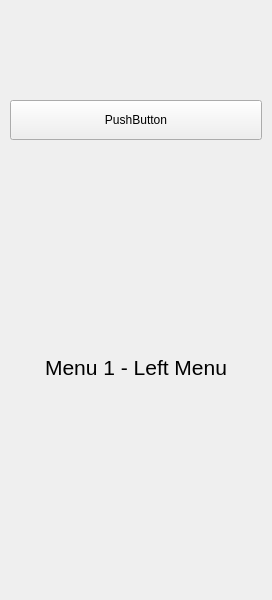
<?xml version="1.0" encoding="UTF-8"?>
<ui version="4.0">
 <class>LeftColumn</class>
 <widget class="QWidget" name="LeftColumn">
  <property name="geometry">
   <rect>
    <x>0</x>
    <y>0</y>
    <width>272</width>
    <height>600</height>
   </rect>
  </property>
  <property name="windowTitle">
   <string>Form</string>
  </property>
  <layout class="QVBoxLayout" name="main_pages_layout">
   <property name="spacing">
    <number>0</number>
   </property>
   <property name="leftMargin">
    <number>5</number>
   </property>
   <property name="topMargin">
    <number>5</number>
   </property>
   <property name="rightMargin">
    <number>5</number>
   </property>
   <property name="bottomMargin">
    <number>5</number>
   </property>
   <item>
    <widget class="QStackedWidget" name="menus">
     <property name="currentIndex">
      <number>0</number>
     </property>
     <widget class="QWidget" name="menu_1">
      <layout class="QVBoxLayout" name="verticalLayout">
       <property name="spacing">
        <number>5</number>
       </property>
       <property name="leftMargin">
        <number>5</number>
       </property>
       <property name="topMargin">
        <number>5</number>
       </property>
       <property name="rightMargin">
        <number>5</number>
       </property>
       <property name="bottomMargin">
        <number>5</number>
       </property>
       <item>
        <widget class="QFrame" name="frame">
         <property name="maximumSize">
          <size>
           <width>16777215</width>
           <height>40</height>
          </size>
         </property>
         <property name="frameShape">
          <enum>QFrame::NoFrame</enum>
         </property>
         <property name="frameShadow">
          <enum>QFrame::Raised</enum>
         </property>
         <layout class="QVBoxLayout" name="btn_1_layout">
          <property name="spacing">
           <number>0</number>
          </property>
          <property name="leftMargin">
           <number>0</number>
          </property>
          <property name="topMargin">
           <number>0</number>
          </property>
          <property name="rightMargin">
           <number>0</number>
          </property>
          <property name="bottomMargin">
           <number>0</number>
          </property>
         </layout>
        </widget>
       </item>
       <item>
        <widget class="QFrame" name="frame_2">
         <property name="maximumSize">
          <size>
           <width>16777215</width>
           <height>40</height>
          </size>
         </property>
         <property name="frameShape">
          <enum>QFrame::NoFrame</enum>
         </property>
         <property name="frameShadow">
          <enum>QFrame::Raised</enum>
         </property>
         <layout class="QVBoxLayout" name="btn_2_layout">
          <property name="spacing">
           <number>0</number>
          </property>
          <property name="leftMargin">
           <number>0</number>
          </property>
          <property name="topMargin">
           <number>0</number>
          </property>
          <property name="rightMargin">
           <number>0</number>
          </property>
          <property name="bottomMargin">
           <number>0</number>
          </property>
         </layout>
        </widget>
       </item>
       <item>
        <widget class="QPushButton" name="pushButton">
         <property name="maximumSize">
          <size>
           <width>16777215</width>
           <height>40</height>
          </size>
         </property>
         <property name="text">
          <string>PushButton</string>
         </property>
        </widget>
       </item>
       <item>
        <widget class="QLabel" name="label_1">
         <property name="font">
          <font>
           <pointsize>16</pointsize>
          </font>
         </property>
         <property name="styleSheet">
          <string notr="true">font-size: 16pt</string>
         </property>
         <property name="text">
          <string>Menu 1 - Left Menu</string>
         </property>
         <property name="alignment">
          <set>Qt::AlignCenter</set>
         </property>
        </widget>
       </item>
      </layout>
     </widget>
     <widget class="QWidget" name="menu_2">
      <layout class="QVBoxLayout" name="verticalLayout_2">
       <property name="spacing">
        <number>5</number>
       </property>
       <property name="leftMargin">
        <number>5</number>
       </property>
       <property name="topMargin">
        <number>5</number>
       </property>
       <property name="rightMargin">
        <number>5</number>
       </property>
       <property name="bottomMargin">
        <number>5</number>
       </property>
       <item>
        <widget class="QWidget" name="btn_4_widget" native="true">
         <property name="minimumSize">
          <size>
           <width>0</width>
           <height>40</height>
          </size>
         </property>
         <property name="maximumSize">
          <size>
           <width>16777215</width>
           <height>40</height>
          </size>
         </property>
         <layout class="QVBoxLayout" name="btn_4_layout">
          <property name="spacing">
           <number>0</number>
          </property>
          <property name="leftMargin">
           <number>0</number>
          </property>
          <property name="topMargin">
           <number>0</number>
          </property>
          <property name="rightMargin">
           <number>0</number>
          </property>
          <property name="bottomMargin">
           <number>0</number>
          </property>
         </layout>
        </widget>
       </item>
       <item>
        <widget class="QLabel" name="label_2">
         <property name="font">
          <font>
           <pointsize>16</pointsize>
          </font>
         </property>
         <property name="styleSheet">
          <string notr="true">font-size: 16pt</string>
         </property>
         <property name="text">
          <string>Menu 2 - Left Menu</string>
         </property>
         <property name="alignment">
          <set>Qt::AlignCenter</set>
         </property>
        </widget>
       </item>
      </layout>
     </widget>
    </widget>
   </item>
  </layout>
 </widget>
 <resources/>
 <connections/>
</ui>
